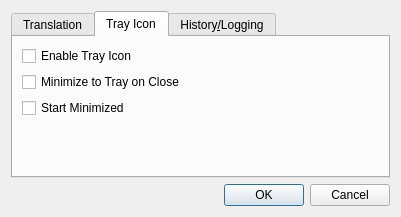
<ui version="4.0" >
 <class>ConfigWindow</class>
 <widget class="QDialog" name="ConfigWindow" >
  <property name="windowModality" >
   <enum>Qt::WindowModal</enum>
  </property>
  <property name="geometry" >
   <rect>
    <x>0</x>
    <y>0</y>
    <width>401</width>
    <height>217</height>
   </rect>
  </property>
  <property name="windowTitle" >
   <string>Configuration</string>
  </property>
  <property name="windowIcon" >
   <iconset>../icons/16x16/configure.png</iconset>
  </property>
  <layout class="QGridLayout" >
   <item row="1" column="0" >
    <widget class="QDialogButtonBox" name="buttonBox" >
     <property name="orientation" >
      <enum>Qt::Horizontal</enum>
     </property>
     <property name="standardButtons" >
      <set>QDialogButtonBox::Cancel|QDialogButtonBox::NoButton|QDialogButtonBox::Ok</set>
     </property>
    </widget>
   </item>
   <item row="0" column="0" >
    <widget class="QTabWidget" name="tabWidget" >
     <property name="currentIndex" >
      <number>1</number>
     </property>
     <widget class="QWidget" name="translation" >
      <attribute name="title" >
       <string>Translation</string>
      </attribute>
      <layout class="QGridLayout" >
       <item row="0" column="0" >
        <layout class="QHBoxLayout" >
         <item>
          <widget class="QLabel" name="label_2" >
           <property name="text" >
            <string>Method:</string>
           </property>
          </widget>
         </item>
         <item>
          <widget class="QComboBox" name="translation_method" >
           <item>
            <property name="text" >
             <string>Try Offline First</string>
            </property>
           </item>
           <item>
            <property name="text" >
             <string>Always Offline</string>
            </property>
           </item>
           <item>
            <property name="text" >
             <string>Always Online</string>
            </property>
           </item>
          </widget>
         </item>
        </layout>
       </item>
       <item row="1" column="0" >
        <spacer>
         <property name="orientation" >
          <enum>Qt::Vertical</enum>
         </property>
         <property name="sizeHint" >
          <size>
           <width>20</width>
           <height>40</height>
          </size>
         </property>
        </spacer>
       </item>
      </layout>
     </widget>
     <widget class="QWidget" name="trayIcon" >
      <attribute name="title" >
       <string>Tray Icon</string>
      </attribute>
      <layout class="QGridLayout" >
       <item row="0" column="0" colspan="2" >
        <widget class="QCheckBox" name="trayIcon_enable" >
         <property name="text" >
          <string>Enable Tray Icon</string>
         </property>
        </widget>
       </item>
       <item row="1" column="0" colspan="2" >
        <widget class="QCheckBox" name="trayIcon_minimizeOnClose" >
         <property name="text" >
          <string>Minimize to Tray on Close</string>
         </property>
        </widget>
       </item>
       <item row="2" column="0" colspan="2" >
        <widget class="QCheckBox" name="trayIcon_startMinimized" >
         <property name="text" >
          <string>Start Minimized</string>
         </property>
        </widget>
       </item>
       <item row="3" column="1" >
        <spacer>
         <property name="orientation" >
          <enum>Qt::Vertical</enum>
         </property>
         <property name="sizeHint" >
          <size>
           <width>20</width>
           <height>40</height>
          </size>
         </property>
        </spacer>
       </item>
      </layout>
     </widget>
     <widget class="QWidget" name="historyTab" >
      <attribute name="title" >
       <string>History&amp;/Logging</string>
      </attribute>
      <layout class="QGridLayout" >
       <item row="0" column="0" >
        <layout class="QHBoxLayout" >
         <item>
          <widget class="QCheckBox" name="history_enable" >
           <property name="text" >
            <string>Enable Search History</string>
           </property>
          </widget>
         </item>
        </layout>
       </item>
       <item row="1" column="0" >
        <spacer>
         <property name="orientation" >
          <enum>Qt::Vertical</enum>
         </property>
         <property name="sizeHint" >
          <size>
           <width>20</width>
           <height>81</height>
          </size>
         </property>
        </spacer>
       </item>
      </layout>
     </widget>
    </widget>
   </item>
  </layout>
 </widget>
 <tabstops>
  <tabstop>buttonBox</tabstop>
  <tabstop>tabWidget</tabstop>
  <tabstop>trayIcon_enable</tabstop>
  <tabstop>trayIcon_minimizeOnClose</tabstop>
  <tabstop>trayIcon_startMinimized</tabstop>
 </tabstops>
 <resources/>
 <connections>
  <connection>
   <sender>buttonBox</sender>
   <signal>accepted()</signal>
   <receiver>ConfigWindow</receiver>
   <slot>accept()</slot>
   <hints>
    <hint type="sourcelabel" >
     <x>248</x>
     <y>254</y>
    </hint>
    <hint type="destinationlabel" >
     <x>157</x>
     <y>274</y>
    </hint>
   </hints>
  </connection>
  <connection>
   <sender>buttonBox</sender>
   <signal>rejected()</signal>
   <receiver>ConfigWindow</receiver>
   <slot>reject()</slot>
   <hints>
    <hint type="sourcelabel" >
     <x>316</x>
     <y>260</y>
    </hint>
    <hint type="destinationlabel" >
     <x>286</x>
     <y>274</y>
    </hint>
   </hints>
  </connection>
 </connections>
</ui>
